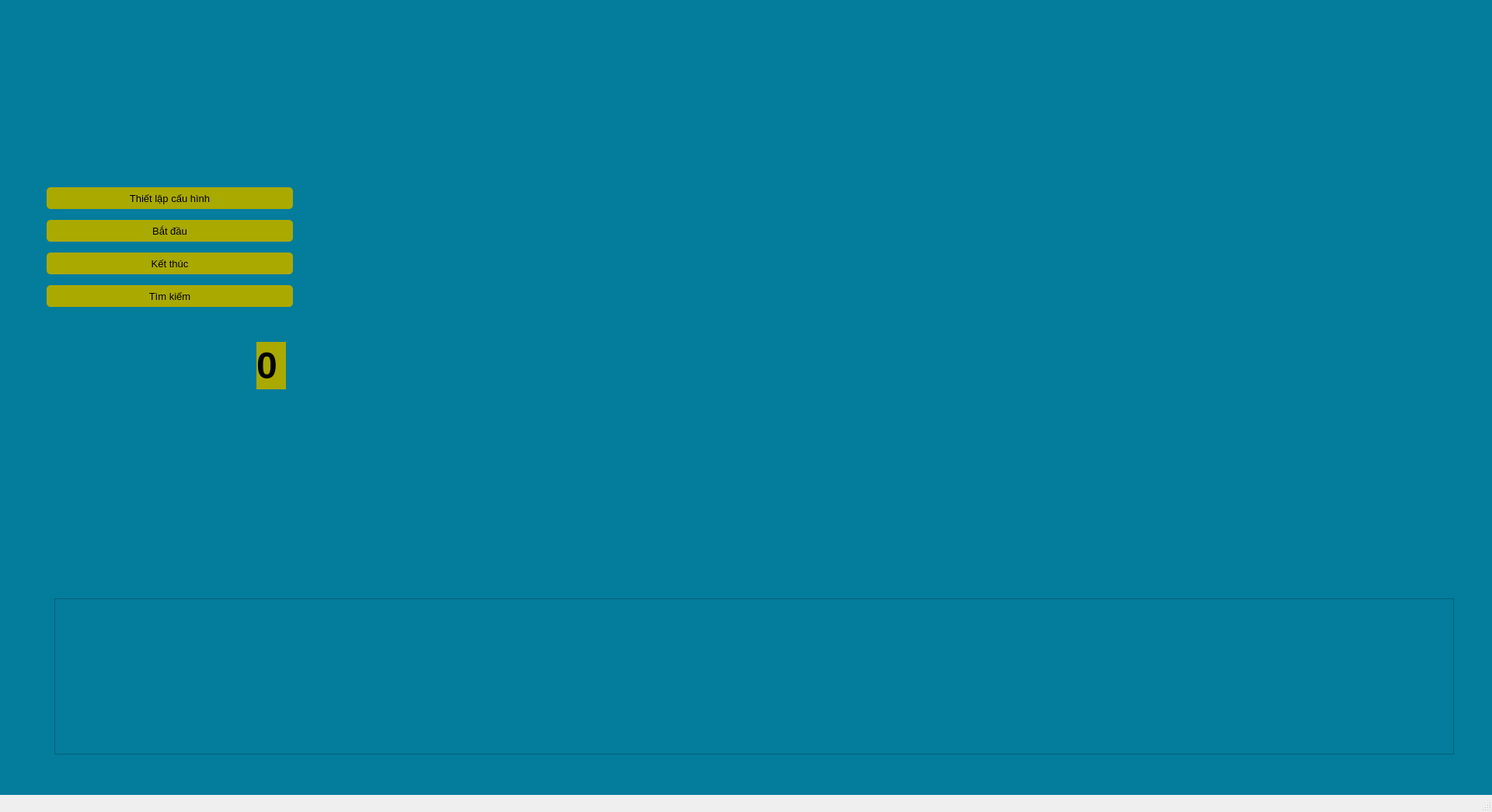
<?xml version="1.0" encoding="UTF-8"?>
<ui version="4.0">
 <class>MainWindow</class>
 <widget class="QMainWindow" name="MainWindow">
  <property name="geometry">
   <rect>
    <x>0</x>
    <y>0</y>
    <width>1920</width>
    <height>1045</height>
   </rect>
  </property>
  <property name="sizePolicy">
   <sizepolicy hsizetype="Expanding" vsizetype="Expanding">
    <horstretch>0</horstretch>
    <verstretch>0</verstretch>
   </sizepolicy>
  </property>
  <property name="windowTitle">
   <string>MainWindow</string>
  </property>
  <property name="autoFillBackground">
   <bool>true</bool>
  </property>
  <property name="styleSheet">
   <string notr="true"/>
  </property>
  <widget class="QWidget" name="centralwidget">
   <property name="styleSheet">
    <string notr="true">background-color: #047c9c</string>
   </property>
   <widget class="QLabel" name="count_label">
    <property name="geometry">
     <rect>
      <x>330</x>
      <y>440</y>
      <width>38</width>
      <height>61</height>
     </rect>
    </property>
    <property name="sizePolicy">
     <sizepolicy hsizetype="Expanding" vsizetype="Expanding">
      <horstretch>0</horstretch>
      <verstretch>0</verstretch>
     </sizepolicy>
    </property>
    <property name="maximumSize">
     <size>
      <width>38</width>
      <height>72</height>
     </size>
    </property>
    <property name="font">
     <font>
      <pointsize>36</pointsize>
      <weight>75</weight>
      <bold>true</bold>
     </font>
    </property>
    <property name="styleSheet">
     <string notr="true">background-color: #aaa900;
</string>
    </property>
    <property name="text">
     <string>0</string>
    </property>
   </widget>
   <widget class="QLabel" name="video_label">
    <property name="geometry">
     <rect>
      <x>400</x>
      <y>30</y>
      <width>1481</width>
      <height>701</height>
     </rect>
    </property>
    <property name="sizePolicy">
     <sizepolicy hsizetype="Expanding" vsizetype="Expanding">
      <horstretch>0</horstretch>
      <verstretch>0</verstretch>
     </sizepolicy>
    </property>
    <property name="text">
     <string/>
    </property>
    <property name="pixmap">
     <pixmap>Image/Kokushibo_29.png</pixmap>
    </property>
    <property name="scaledContents">
     <bool>true</bool>
    </property>
   </widget>
   <widget class="QWidget" name="layoutWidget">
    <property name="geometry">
     <rect>
      <x>51</x>
      <y>25</y>
      <width>341</width>
      <height>391</height>
     </rect>
    </property>
    <property name="minimumSize">
     <size>
      <width>341</width>
      <height>391</height>
     </size>
    </property>
    <property name="maximumSize">
     <size>
      <width>341</width>
      <height>391</height>
     </size>
    </property>
    <layout class="QVBoxLayout" name="verticalLayout_2">
     <item>
      <widget class="QLabel" name="Logo_label">
       <property name="sizePolicy">
        <sizepolicy hsizetype="Expanding" vsizetype="Expanding">
         <horstretch>0</horstretch>
         <verstretch>0</verstretch>
        </sizepolicy>
       </property>
       <property name="minimumSize">
        <size>
         <width>339</width>
         <height>191</height>
        </size>
       </property>
       <property name="maximumSize">
        <size>
         <width>339</width>
         <height>191</height>
        </size>
       </property>
       <property name="text">
        <string/>
       </property>
       <property name="pixmap">
        <pixmap>Image/Atin.png</pixmap>
       </property>
       <property name="scaledContents">
        <bool>true</bool>
       </property>
      </widget>
     </item>
     <item>
      <widget class="QWidget" name="widget" native="true">
       <property name="sizePolicy">
        <sizepolicy hsizetype="Expanding" vsizetype="Expanding">
         <horstretch>0</horstretch>
         <verstretch>0</verstretch>
        </sizepolicy>
       </property>
       <property name="minimumSize">
        <size>
         <width>339</width>
         <height>191</height>
        </size>
       </property>
       <property name="maximumSize">
        <size>
         <width>339</width>
         <height>191</height>
        </size>
       </property>
       <layout class="QVBoxLayout" name="verticalLayout">
        <item>
         <widget class="QPushButton" name="config_but">
          <property name="enabled">
           <bool>true</bool>
          </property>
          <property name="minimumSize">
           <size>
            <width>317</width>
            <height>28</height>
           </size>
          </property>
          <property name="maximumSize">
           <size>
            <width>317</width>
            <height>28</height>
           </size>
          </property>
          <property name="font">
           <font>
            <pointsize>10</pointsize>
           </font>
          </property>
          <property name="autoFillBackground">
           <bool>false</bool>
          </property>
          <property name="styleSheet">
           <string notr="true">border-radius: 5px;
background-color: #aaa900;
</string>
          </property>
          <property name="text">
           <string>Thiết lập cấu hình</string>
          </property>
          <property name="icon">
           <iconset>
            <normaloff>icon/CG.png</normaloff>icon/CG.png</iconset>
          </property>
         </widget>
        </item>
        <item>
         <widget class="QPushButton" name="start_but">
          <property name="minimumSize">
           <size>
            <width>317</width>
            <height>28</height>
           </size>
          </property>
          <property name="maximumSize">
           <size>
            <width>317</width>
            <height>28</height>
           </size>
          </property>
          <property name="font">
           <font>
            <pointsize>10</pointsize>
           </font>
          </property>
          <property name="styleSheet">
           <string notr="true">border-radius: 5px;
background-color: #aaa900;
</string>
          </property>
          <property name="text">
           <string>Bắt đầu</string>
          </property>
          <property name="icon">
           <iconset>
            <normaloff>icon/start.png</normaloff>icon/start.png</iconset>
          </property>
         </widget>
        </item>
        <item>
         <widget class="QPushButton" name="stop_but">
          <property name="minimumSize">
           <size>
            <width>317</width>
            <height>28</height>
           </size>
          </property>
          <property name="maximumSize">
           <size>
            <width>317</width>
            <height>28</height>
           </size>
          </property>
          <property name="font">
           <font>
            <pointsize>10</pointsize>
           </font>
          </property>
          <property name="styleSheet">
           <string notr="true">border-radius: 5px;
background-color: #aaa900;
</string>
          </property>
          <property name="text">
           <string>Kết thúc</string>
          </property>
          <property name="icon">
           <iconset>
            <normaloff>icon/stop.png</normaloff>icon/stop.png</iconset>
          </property>
         </widget>
        </item>
        <item>
         <widget class="QPushButton" name="find_but">
          <property name="minimumSize">
           <size>
            <width>317</width>
            <height>28</height>
           </size>
          </property>
          <property name="maximumSize">
           <size>
            <width>317</width>
            <height>28</height>
           </size>
          </property>
          <property name="font">
           <font>
            <pointsize>10</pointsize>
           </font>
          </property>
          <property name="styleSheet">
           <string notr="true">border-radius: 5px;
background-color: #aaa900;
</string>
          </property>
          <property name="text">
           <string>Tìm kiếm</string>
          </property>
          <property name="icon">
           <iconset>
            <normaloff>icon/find.png</normaloff>icon/find.png</iconset>
          </property>
         </widget>
        </item>
       </layout>
      </widget>
     </item>
    </layout>
   </widget>
   <widget class="QLabel" name="car_label">
    <property name="geometry">
     <rect>
      <x>60</x>
      <y>430</y>
      <width>321</width>
      <height>301</height>
     </rect>
    </property>
    <property name="sizePolicy">
     <sizepolicy hsizetype="Expanding" vsizetype="Expanding">
      <horstretch>0</horstretch>
      <verstretch>0</verstretch>
     </sizepolicy>
    </property>
    <property name="styleSheet">
     <string notr="true">border-radius: 5px;</string>
    </property>
    <property name="text">
     <string/>
    </property>
    <property name="pixmap">
     <pixmap>Image/car.png</pixmap>
    </property>
    <property name="scaledContents">
     <bool>true</bool>
    </property>
   </widget>
   <widget class="QScrollArea" name="scrollArea">
    <property name="geometry">
     <rect>
      <x>70</x>
      <y>770</y>
      <width>1801</width>
      <height>201</height>
     </rect>
    </property>
    <property name="widgetResizable">
     <bool>true</bool>
    </property>
    <widget class="QWidget" name="scrollAreaWidgetContents">
     <property name="geometry">
      <rect>
       <x>0</x>
       <y>0</y>
       <width>1799</width>
       <height>199</height>
      </rect>
     </property>
    </widget>
   </widget>
   <zorder>car_label</zorder>
   <zorder>count_label</zorder>
   <zorder>video_label</zorder>
   <zorder>layoutWidget</zorder>
   <zorder>scrollArea</zorder>
  </widget>
  <widget class="QMenuBar" name="menubar">
   <property name="geometry">
    <rect>
     <x>0</x>
     <y>0</y>
     <width>1920</width>
     <height>26</height>
    </rect>
   </property>
  </widget>
  <widget class="QStatusBar" name="statusbar"/>
 </widget>
 <resources/>
 <connections/>
</ui>
